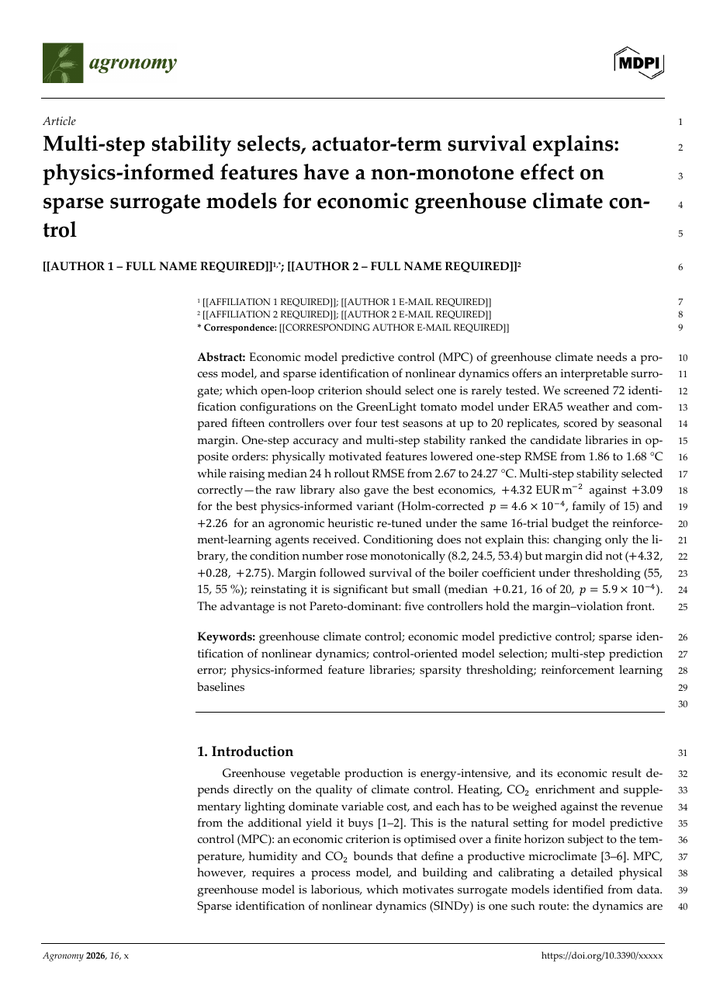
#> input picture .codex-tmp/mdpi-format/render/pages/page-01.png, 706 x 999 px, shrunk from 910 x 1287 before the run; its folder holds 4 pictures in this run
$ python make_contact_sheets.py
#> lines starting #> are read from the running program, lines starting #| are printed output that depends on the picture
from pathlib import Path

from PIL import Image, ImageDraw, ImageFont


HERE = Path(__file__).resolve().parent
PAGES = sorted((HERE / "render" / "pages").glob("page-*.png"))
OUT = HERE / "render" / "sheets"
OUT.mkdir(parents=True, exist_ok=True)

font = ImageFont.load_default(size=24)
for sheet_no, offset in enumerate(range(0, len(PAGES), 4), start=1):
    group = PAGES[offset : offset + 4]
    images = [Image.open(path).convert("RGB") for path in group]
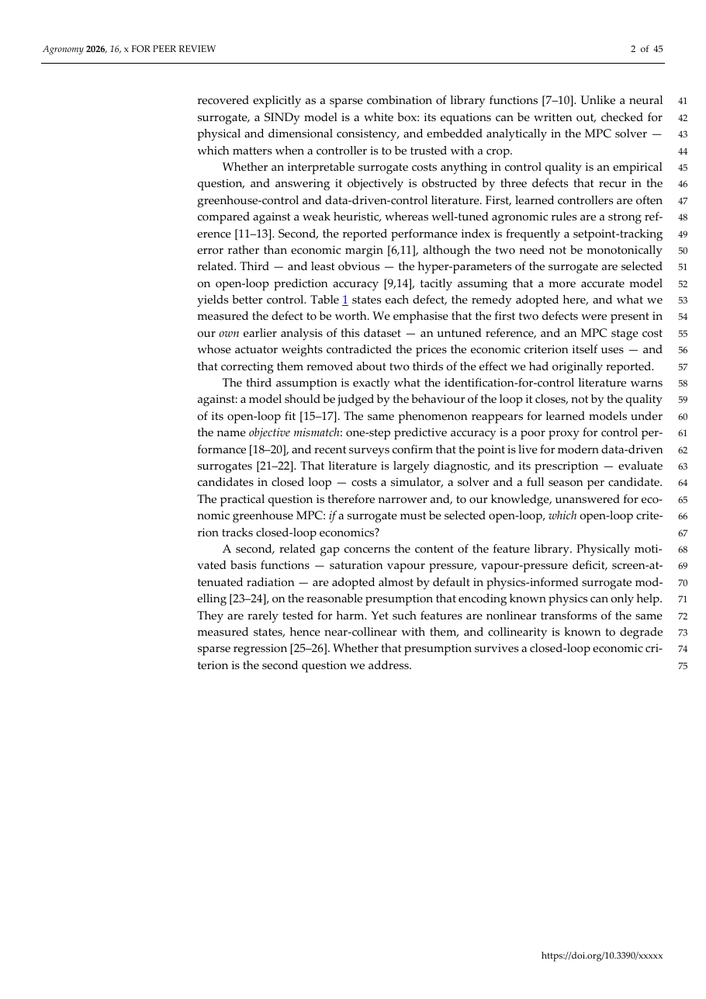
#> input picture .codex-tmp/mdpi-format/render/pages/page-02.png, 706 x 999 px, shrunk from 910 x 1287 before the run
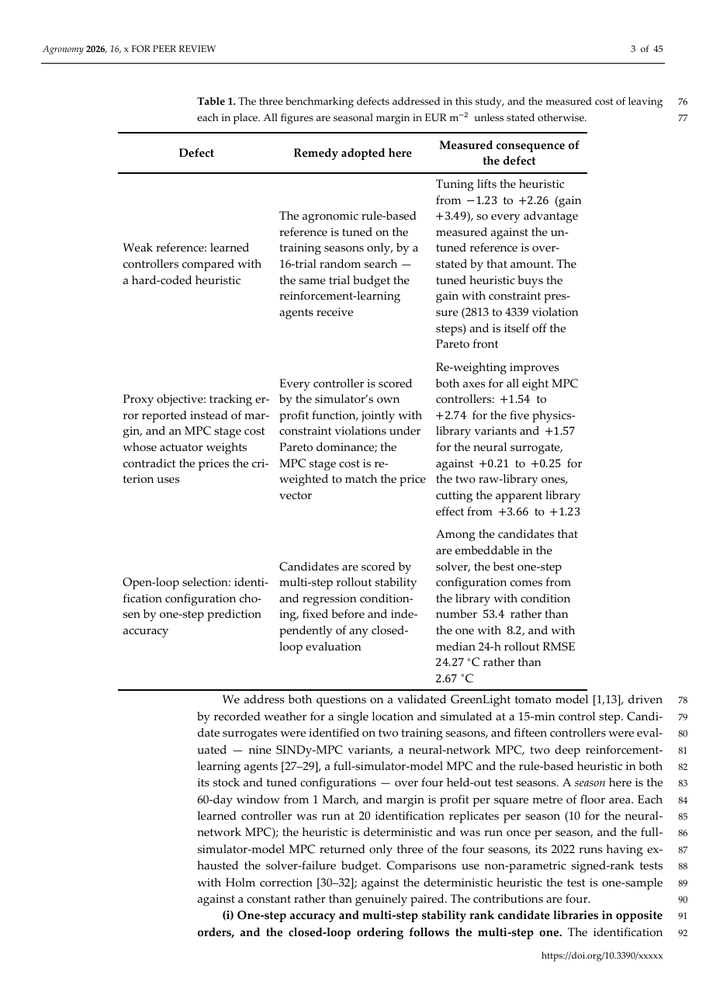
#> input picture .codex-tmp/mdpi-format/render/pages/page-03.png, 706 x 999 px, shrunk from 910 x 1287 before the run
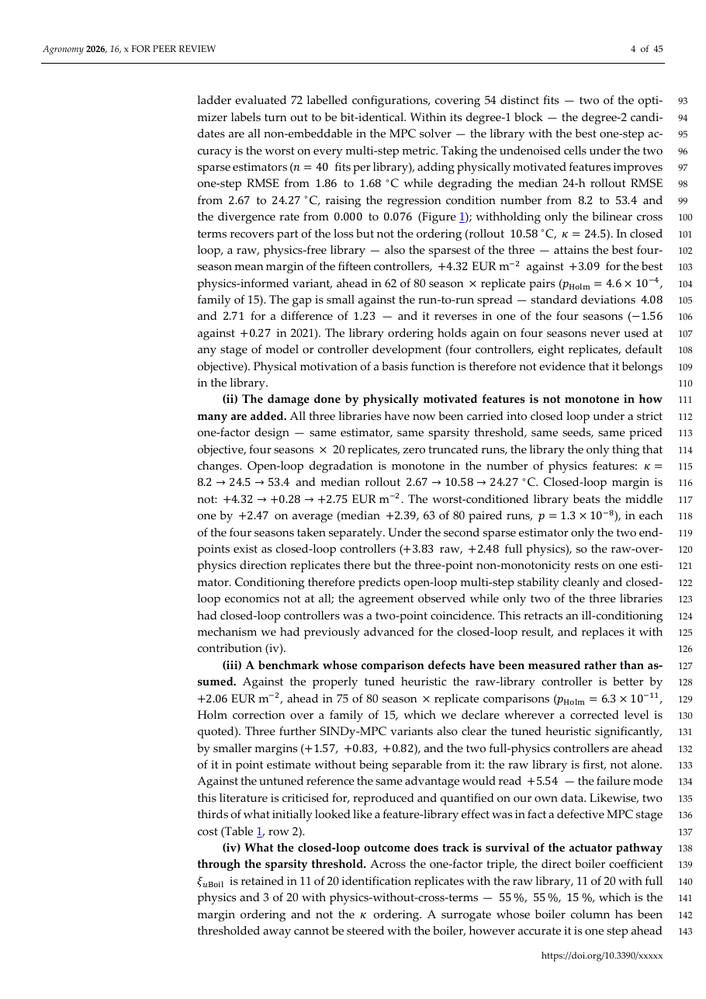
#> input picture .codex-tmp/mdpi-format/render/pages/page-04.png, 706 x 999 px, shrunk from 910 x 1287 before the run
#> images = 4 items
    page_w = max(im.width for im in images)
#> page_w = 706
    page_h = max(im.height for im in images)
#> page_h = 999
    gutter = 30
    label_h = 42
    canvas = Image.new("RGB", (page_w * 2 + gutter * 3, (page_h + label_h) * 2 + gutter * 3), "#d0d0d0")
#> canvas: PIL image 1502x2172 RGB; every value is 208
    draw = ImageDraw.Draw(canvas)
    for slot, (path, im) in enumerate(zip(group, images)):
        row, col = divmod(slot, 2)
        x = gutter + col * (page_w + gutter)
        y = gutter + row * (page_h + label_h + gutter)
        draw.text((x, y), path.stem.replace("page-", "Page "), fill="black", font=font)
        canvas.paste(im, (x, y + label_h))
#> this loop made 4 passes
#> (row, col, x, y) on passes 1 to 4: (0, 0, 30, 30), (0, 1, 766, 30), (1, 0, 30, 1101), (1, 1, 766, 1101)
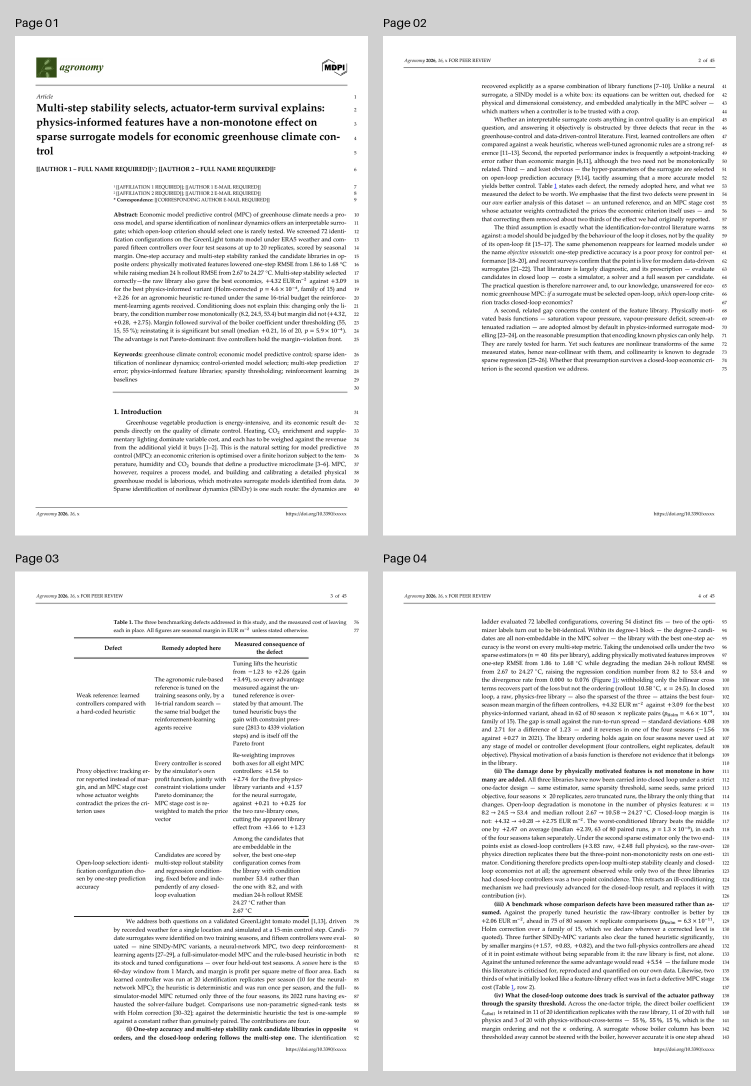
#> canvas: PIL image 1502x2172 RGB (shown at 1/2 size); mean R, G, B 236, 236, 235.9
    canvas.save(OUT / f"sheet-{sheet_no:02d}.jpg", quality=88, optimize=True)

print(f"pages={len(PAGES)} sheets={len(list(OUT.glob('sheet-*.jpg')))}")
